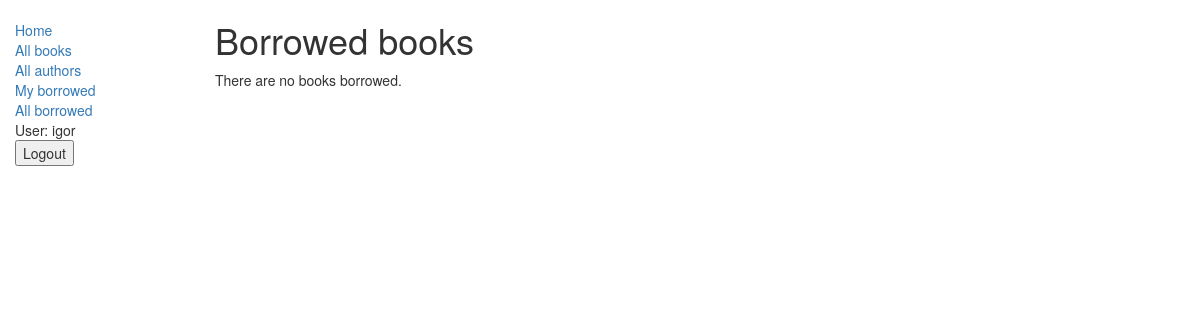
Page /catalog/mybooks/ (signed in) on the earlier database version.
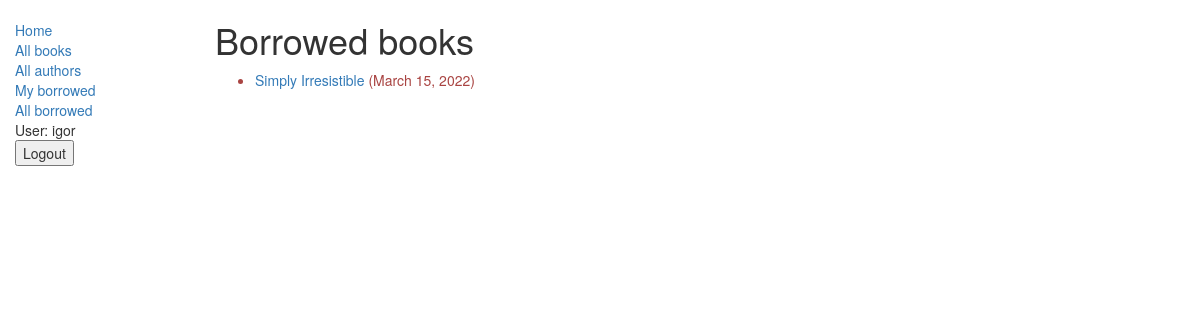
Same page on the later database version.
### catalog/models.py (models this page shows, shortened)
class BookInstance(models.Model):
    id = models.UUIDField(
        primary_key=True,
        default=uuid.uuid4,
        help_text="Unique ID for this particular book across whole library"
    )
    book = models.ForeignKey("Book", on_delete=models.SET_NULL, null=True)
    imprint = models.CharField(max_length=200)
    due_back = models.DateField(null=True, blank=True)
    borrower = models.ForeignKey(User, on_delete=models.SET_NULL, null=True, blank=True)
    LOAN_STATUS = (
        ("m", "Maintenance"),
        ("o", "On loan"),
        ("a", "Available"),
        ("r", "Reserved"),
    )
    status = models.CharField(
        max_length=1,
        choices=LOAN_STATUS,
        blank=True,
        default="m",
        help_text="Book availability"
    )
    class Meta:
        ordering = ["due_back"]
        permissions = (("can_mark_returned", "Set book as returned"),)
    def display_title(self):
        return self.book.title
    @property
    def is_overdue(self):
        if self.due_back and date.today() > self.due_back:
            return True
        return False
    display_title.short_description = 'Title'

class Book(models.Model):
    title = models.CharField(max_length=200)
    author = models.ForeignKey("Author", on_delete=models.SET_NULL, null=True)
    summary = models.TextField(
        max_length=1000,
        help_text="Enter a brief description of the book"
    )
    isbn = models.CharField(
        "ISBN",
        max_length=13,
        help_text='13 Character <a href="https://www.isbn-international.org/content/what-isbn">ISBN number</a>'
    )
    genre = models.ManyToManyField(Genre, help_text="Select a genre for this book")
    language = models.ForeignKey('Language', on_delete=models.SET_NULL, null=True)
    def display_genre(self):
        """
        Creates a string for the Genre. This is required to display genre in Admin.
        """
        return ', '.join([genre.name for genre in self.genre.all()[:3]])
    display_genre.short_description = 'Genre'

### catalog/views.py (the view)
# urls.py: path('mybooks/', views.LoanedBooksByUserListView.as_view(), name='my-borrowed'),
class LoanedBooksByUserListView(LoginRequiredMixin,generic.ListView):
    model = BookInstance
    template_name ='catalog/bookinstance_list_borrowed_user.html'
    paginate_by = 10
    def get_queryset(self):
        return BookInstance.objects.filter(borrower=self.request.user).filter(status__exact='o').order_by('due_back')

### catalog/templates/catalog/bookinstance_list_borrowed_user.html
{% extends "base_generic.html" %}
{% block content %}
    <h1>Borrowed books</h1>
    {% if bookinstance_list %}
    <ul>
      {% for bookinst in bookinstance_list %}
      <li class="{% if bookinst.is_overdue %}text-danger{% endif %}">
        <a href="{% url 'book-detail' bookinst.book.pk %}">{{bookinst.book.title}}</a> ({{ bookinst.due_back }})
      </li>
      {% endfor %}
    </ul>
    {% else %}
      <p>There are no books borrowed.</p>
    {% endif %}
{% endblock %}

Differences in the rows shown:
now on this page (row edited): BookInstance: book "Simply Irresistible", due_back "March 15, 2022"
Other differences:
text no longer shown: "There are no books borrowed."
